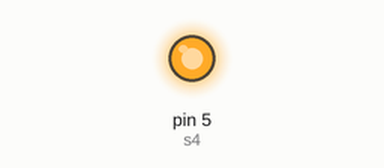
Recording of a sketch running on a simulated Arduino Uno, built with avr-gcc and run on an emulated ATmega328P. Parts: output pins drawn as LEDs (lit = HIGH).

Above: at 0.1 s.
Timing chart, 0 to 1.6 s (numbered marks = the images above):
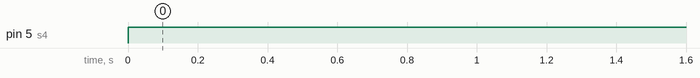

The sketch:

H-bridge.ino
```cpp
const int s1 = 2;
const int s2 = 3;
const int s3 = 4;
const int s4 = 5;

void setup() {
  // put your setup code here, to run once:
  pinMode(2, OUTPUT);
  pinMode(3, OUTPUT);
  pinMode(4, OUTPUT);
  pinMode(5, OUTPUT);

  Serial.begin(9600);
}

void loop() {
  // put your main code here, to run repeatedly:
//  double voltage = 5;
//  int vMap = map(voltage, 0, 5, 0, 255);
//  analogWrite(s2, vMap);
//  analogWrite(s3, vMap);
//  digitalWrite(s1, 0);
//  digitalWrite(s4, 0);
//  delay(8000);

//  //analogWrite(s2, vMap);
//  analogWrite(s4, vMap);
// // digitalWrite(s1, 0);
//  digitalWrite(s3, 0);
//  delay(8000);

//  // backwards
//  digitalWrite(s4, LOW);
//  digitalWrite(s3, HIGH);
//  digitalWrite(s2, LOW);
//  digitalWrite(s1, HIGH);

//  // forwards
//  digitalWrite(s3, LOW);
//  digitalWrite(s4, HIGH);
//  digitalWrite(s1, LOW);
//  digitalWrite(s2, HIGH);

//  //Turning Right
//  digitalWrite(s3, LOW);
//  digitalWrite(s4, LOW);
//  digitalWrite(s1, LOW);
//  digitalWrite(s2, HIGH);

  //Turning Left
  digitalWrite(s3, LOW);
  digitalWrite(s4, HIGH);
  digitalWrite(s1, LOW);
  digitalWrite(s2, LOW);
}
```

Measured:
- by itself, pin 5 (s4): LOW → HIGH at 0.00 s
